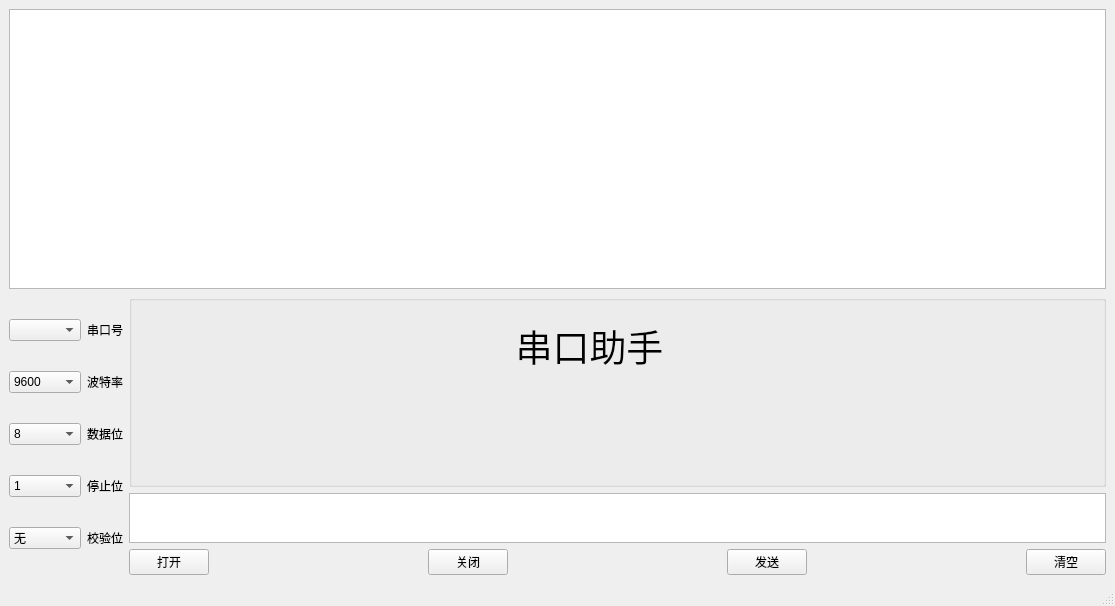
<?xml version="1.0" encoding="UTF-8"?>
<ui version="4.0">
 <class>MainWindow</class>
 <widget class="QMainWindow" name="MainWindow">
  <property name="geometry">
   <rect>
    <x>0</x>
    <y>0</y>
    <width>1115</width>
    <height>606</height>
   </rect>
  </property>
  <property name="windowTitle">
   <string>MainWindow</string>
  </property>
  <widget class="QWidget" name="centralwidget">
   <layout class="QGridLayout" name="gridLayout_2">
    <item row="0" column="0">
     <widget class="QPlainTextEdit" name="recvEdit">
      <property name="readOnly">
       <bool>true</bool>
      </property>
     </widget>
    </item>
    <item row="1" column="0">
     <layout class="QHBoxLayout" name="horizontalLayout">
      <item>
       <layout class="QGridLayout" name="gridLayout">
        <item row="0" column="0">
         <widget class="QComboBox" name="comboBox"/>
        </item>
        <item row="0" column="1">
         <widget class="QLabel" name="label">
          <property name="text">
           <string>串口号</string>
          </property>
         </widget>
        </item>
        <item row="1" column="0">
         <widget class="QComboBox" name="baudRateCB">
          <property name="currentIndex">
           <number>1</number>
          </property>
          <item>
           <property name="text">
            <string>4800</string>
           </property>
          </item>
          <item>
           <property name="text">
            <string>9600</string>
           </property>
          </item>
          <item>
           <property name="text">
            <string>38400</string>
           </property>
          </item>
          <item>
           <property name="text">
            <string>57600</string>
           </property>
          </item>
          <item>
           <property name="text">
            <string>115200</string>
           </property>
          </item>
         </widget>
        </item>
        <item row="1" column="1">
         <widget class="QLabel" name="label_2">
          <property name="text">
           <string>波特率</string>
          </property>
         </widget>
        </item>
        <item row="2" column="0">
         <widget class="QComboBox" name="dataLenCB">
          <property name="currentIndex">
           <number>3</number>
          </property>
          <item>
           <property name="text">
            <string>5</string>
           </property>
          </item>
          <item>
           <property name="text">
            <string>6</string>
           </property>
          </item>
          <item>
           <property name="text">
            <string>7</string>
           </property>
          </item>
          <item>
           <property name="text">
            <string>8</string>
           </property>
          </item>
         </widget>
        </item>
        <item row="2" column="1">
         <widget class="QLabel" name="label_3">
          <property name="text">
           <string>数据位</string>
          </property>
         </widget>
        </item>
        <item row="3" column="0">
         <widget class="QComboBox" name="stopBitCB">
          <item>
           <property name="text">
            <string>1</string>
           </property>
          </item>
          <item>
           <property name="text">
            <string>1.5</string>
           </property>
          </item>
          <item>
           <property name="text">
            <string>2</string>
           </property>
          </item>
         </widget>
        </item>
        <item row="3" column="1">
         <widget class="QLabel" name="label_4">
          <property name="text">
           <string>停止位</string>
          </property>
         </widget>
        </item>
        <item row="4" column="0">
         <widget class="QComboBox" name="chechBitCB">
          <item>
           <property name="text">
            <string>无</string>
           </property>
          </item>
          <item>
           <property name="text">
            <string>奇校验</string>
           </property>
          </item>
          <item>
           <property name="text">
            <string>偶校验</string>
           </property>
          </item>
         </widget>
        </item>
        <item row="4" column="1">
         <widget class="QLabel" name="label_5">
          <property name="text">
           <string>校验位</string>
          </property>
         </widget>
        </item>
       </layout>
      </item>
      <item>
       <layout class="QVBoxLayout" name="verticalLayout_2">
        <item>
         <widget class="QGroupBox" name="groupBox">
          <property name="minimumSize">
           <size>
            <width>150</width>
            <height>50</height>
           </size>
          </property>
          <property name="title">
           <string/>
          </property>
          <widget class="QLabel" name="label_6">
           <property name="geometry">
            <rect>
             <x>320</x>
             <y>20</y>
             <width>281</width>
             <height>61</height>
            </rect>
           </property>
           <property name="font">
            <font>
             <pointsize>28</pointsize>
            </font>
           </property>
           <property name="text">
            <string>串口助手</string>
           </property>
           <property name="alignment">
            <set>Qt::AlignCenter</set>
           </property>
          </widget>
         </widget>
        </item>
        <item>
         <widget class="QPlainTextEdit" name="plainTextEdit_2">
          <property name="maximumSize">
           <size>
            <width>1000</width>
            <height>50</height>
           </size>
          </property>
         </widget>
        </item>
        <item>
         <layout class="QHBoxLayout" name="horizontalLayout_7">
          <item>
           <widget class="QPushButton" name="openBtn">
            <property name="text">
             <string>打开</string>
            </property>
           </widget>
          </item>
          <item>
           <spacer name="horizontalSpacer_4">
            <property name="orientation">
             <enum>Qt::Horizontal</enum>
            </property>
            <property name="sizeHint" stdset="0">
             <size>
              <width>40</width>
              <height>20</height>
             </size>
            </property>
           </spacer>
          </item>
          <item>
           <widget class="QPushButton" name="closeBtn">
            <property name="text">
             <string>关闭</string>
            </property>
           </widget>
          </item>
          <item>
           <spacer name="horizontalSpacer_3">
            <property name="orientation">
             <enum>Qt::Horizontal</enum>
            </property>
            <property name="sizeHint" stdset="0">
             <size>
              <width>40</width>
              <height>20</height>
             </size>
            </property>
           </spacer>
          </item>
          <item>
           <widget class="QPushButton" name="sendBtn">
            <property name="text">
             <string>发送</string>
            </property>
           </widget>
          </item>
          <item>
           <spacer name="horizontalSpacer">
            <property name="orientation">
             <enum>Qt::Horizontal</enum>
            </property>
            <property name="sizeHint" stdset="0">
             <size>
              <width>40</width>
              <height>20</height>
             </size>
            </property>
           </spacer>
          </item>
          <item>
           <widget class="QPushButton" name="clearBtn">
            <property name="text">
             <string>清空</string>
            </property>
           </widget>
          </item>
         </layout>
        </item>
       </layout>
      </item>
     </layout>
    </item>
   </layout>
  </widget>
  <widget class="QMenuBar" name="menubar">
   <property name="geometry">
    <rect>
     <x>0</x>
     <y>0</y>
     <width>1115</width>
     <height>23</height>
    </rect>
   </property>
  </widget>
  <widget class="QStatusBar" name="statusbar"/>
 </widget>
 <resources/>
 <connections/>
</ui>
